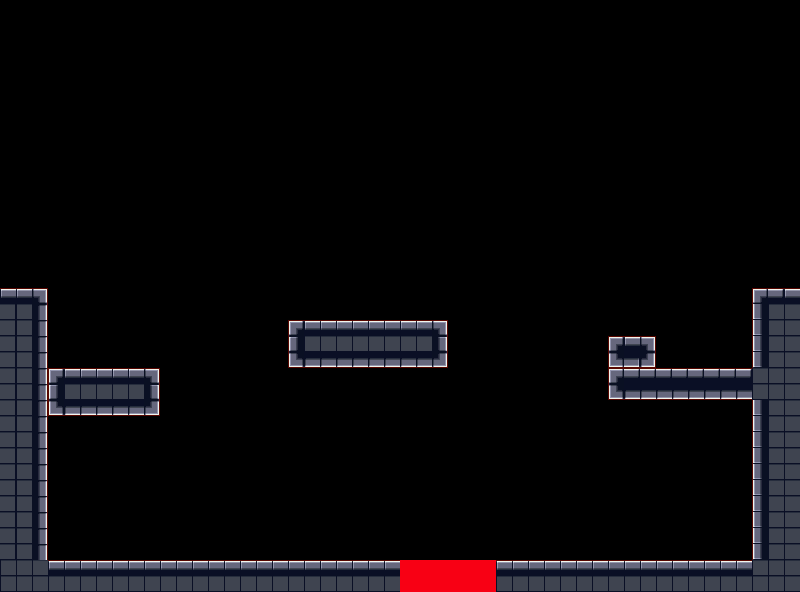

This is a level from a 2D game, rendered from its Tiled map with the project's own tilesets. A one-line summary and the map file follow, with tile-layer data summarised:
An orthogonal 50x37 tile map with 16x16 px tiles, 2 tile layers (collision, tiles), 2 tilesets.

<map version="1.0" orientation="orthogonal" width="50" height="37" tilewidth="16" tileheight="16">
 <tileset firstgid="1" name="tiles" tilewidth="16" tileheight="16">
  <image source="tiles.png" width="128" height="64" />
 </tileset>
 <tileset firstgid="33" name="collision" tilewidth="16" tileheight="16">
  <image source="collision.png" width="80" height="32" />
 </tileset>
 <layer name="collision" width="50" height="37">
  <data>[1850 cells, 277 non-empty, 1 distinct tile ids]</data>
 </layer>
 <layer name="tiles" width="50" height="37">
  <data>[1850 cells, 265 non-empty, 14 distinct tile ids]</data>
 </layer>
</map>
